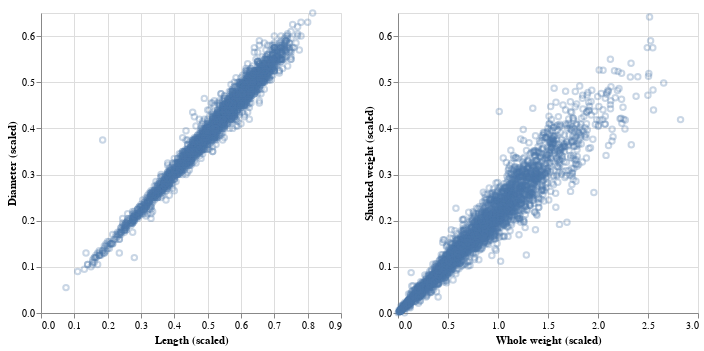

Notebook code for this chart:
### Markdown cell above
#### Relationship between similar predictors:

### Code cell
length_v_diameter = alt.Chart(abalone_train).mark_point(opacity=0.3).encode(
    x = alt.X("length").title("Length (scaled)"),
    y = alt.Y("diameter").title("Diameter (scaled)")
)

whole_weight_v_shucked_weight = alt.Chart(abalone_train).mark_point(opacity=0.3).encode(
    x = alt.X("weight_whole").title("Whole weight (scaled)"),
    y = alt.Y("weight_viscera").title("Shucked weight (scaled)")
)

length_v_diameter | whole_weight_v_shucked_weight

### Figure 1 — Vega-Lite specification as saved in the notebook (floating-point values rounded to 4 significant figures; data arrays with more than 128 entries replaced by an {"elided": "..."} marker saying what was removed)
{"config": {"view": {"continuousWidth": 300, "continuousHeight": 300}}, "hconcat": [{"mark": {"type": "point", "opacity": 0.3}, "encoding": {"x": {"field": "length", "title": "Length (scaled)", "type": "quantitative"}, "y": {"field": "diameter", "title": "Diameter (scaled)", "type": "quantitative"}}}, {"mark": {"type": "point", "opacity": 0.3}, "encoding": {"x": {"field": "weight_whole", "title": "Whole weight (scaled)", "type": "quantitative"}, "y": {"field": "weight_viscera", "title": "Shucked weight (scaled)", "type": "quantitative"}}}], "data": {"name": "data-8c64f4e7e1f68dc315b6560da8fce2d1"}, "$schema": "https://vega.github.io/schema/vega-lite/v5.15.1.json", "datasets": {"data-8c64f4e7e1f68dc315b6560da8fce2d1": {"elided": "3132 records"}}}
